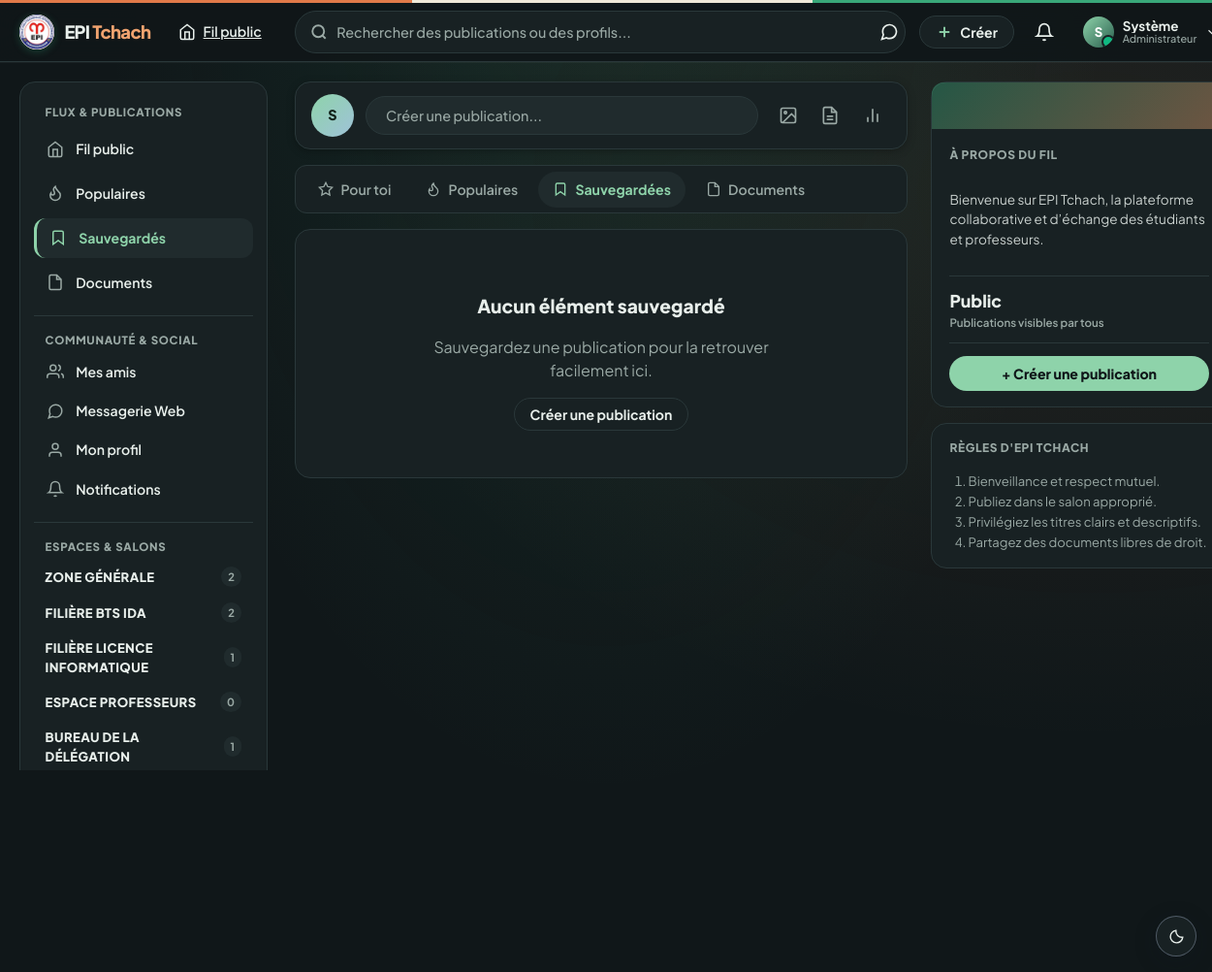
The app's page /salon?view=saved (signed in) with its own data.
### tables this page shows
CREATE TABLE zones (
    id              INT UNSIGNED AUTO_INCREMENT PRIMARY KEY,
    nom             VARCHAR(150) NOT NULL,
    type_zone       ENUM('generale','filiere','professeurs','delegation','libre') NOT NULL DEFAULT 'libre',
    visibilite      ENUM('public','prive') NOT NULL DEFAULT 'public',
    est_generale    BOOLEAN NOT NULL DEFAULT FALSE,
    description     TEXT DEFAULT NULL,
    createur_id     INT UNSIGNED DEFAULT NULL,
    est_active      BOOLEAN NOT NULL DEFAULT TRUE,
    date_creation   DATETIME NOT NULL DEFAULT CURRENT_TIMESTAMP,
    FOREIGN KEY (createur_id) REFERENCES utilisateurs(id) ON DELETE SET NULL
);

### resources/views/desktop/salon/salon_generale.php (shortened to what the rows shown need)
<?php
$base = is_string($baseUrl ?? null) ? $baseUrl : '';
$asset = is_string($assetBase ?? null)
  ? $assetBase
  : ($base !== '' ? $base . '/public/assets' : '/public/assets');
$feedView = isset($feedView) && in_array($feedView, ['latest', 'popular', 'saved', 'documents'], true)
  ? $feedView
  : 'latest';
$zones = is_array($zones ?? null) ? $zones : [];
$selectedZone = is_array($selectedZone ?? null) ? $selectedZone : null;
$feedPosts = is_array($feedPosts ?? null) ? $feedPosts : [];
$savedAttachments = is_array($savedAttachments ?? null) ? $savedAttachments : [];
?>
<!DOCTYPE html>
<html lang="fr">
<head>
  <link rel="stylesheet" href="<?= $asset ?>/css/desktop/community-shell.css" />
  <link rel="stylesheet" href="<?= $asset ?>/css/desktop/salon.css?v=<?= (int)filemtime(ROOT_PATH . '/public/assets/css/desktop/salon.css') ?>" />
  <link rel="stylesheet" href="<?= $asset ?>/css/feedback.css" />
  <?php include ROOT_PATH . '/resources/views/partials/theme-head.php'; ?>
</head>
<body class="community-shell community-salon" data-base-url="<?= htmlspecialchars($base, ENT_QUOTES, 'UTF-8') ?>">
  <div class="epi-salon-grid">
    <aside class="epi-sidebar-left">
      <div class="epi-sidebar-box">
        <?php if (!empty($zones)): ?>
          <div class="epi-zone-group">
            <?php foreach ($zones as $zoneItem):
              $isZoneSelected = ($selectedZone !== null && (int)$selectedZone['id'] === (int)$zoneItem['id']);
              $catCount = count($zoneItem['categories'] ?? []);
            ?>
              <a href="<?= $base ?>/salon?zone=<?= (int)$zoneItem['id'] ?>" class="epi-zone-header <?= $isZoneSelected ? 'is-selected' : '' ?>">
                <span><?= htmlspecialchars($zoneItem['nom']) ?></span>
                <span class="epi-zone-count"><?= $catCount ?></span>
              </a>
            <?php endforeach; ?>
          </div>
        <?php endif; ?>
      </div>
    </aside>
    <main class="epi-main-feed">
      <div class="posts" id="publicationList">
        <?php if ($feedView !== 'documents' && empty($feedPosts) && empty($savedAttachments)): ?>
          <div style="background:var(--community-surface); border:1px solid var(--community-line); border-radius:var(--community-radius-lg); padding:3rem 1.5rem; text-align:center;">
            <h2 style="font-size:1.2rem; font-weight:800;"><?= $feedView === 'saved' ? 'Aucun élément sauvegardé' : 'Aucune publication à afficher' ?></h2>
          </div>
        <?php endif; ?>
      </div>
    </main>
  </div>
</body>
</html>

### records on screen
zones: nom "ZONE GÉNÉRALE", catCount "2"
zones: nom "FILIÈRE BTS IDA", catCount "2"
zones: nom "FILIÈRE LICENCE INFORMATIQUE", catCount "1"
zones: nom "ESPACE PROFESSEURS", catCount "0"
zones: nom "BUREAU DE LA DÉLÉGATION", catCount "1"

### other values on screen
mb_substr((string)($_SESSION['user_prenom'] ?? 'M'), 0, 1) "S"
$_SESSION['user_prenom'] "Système"
$roleLabels[$_SESSION['user_role'] ?? 'etudiant'] "Administrateur"
